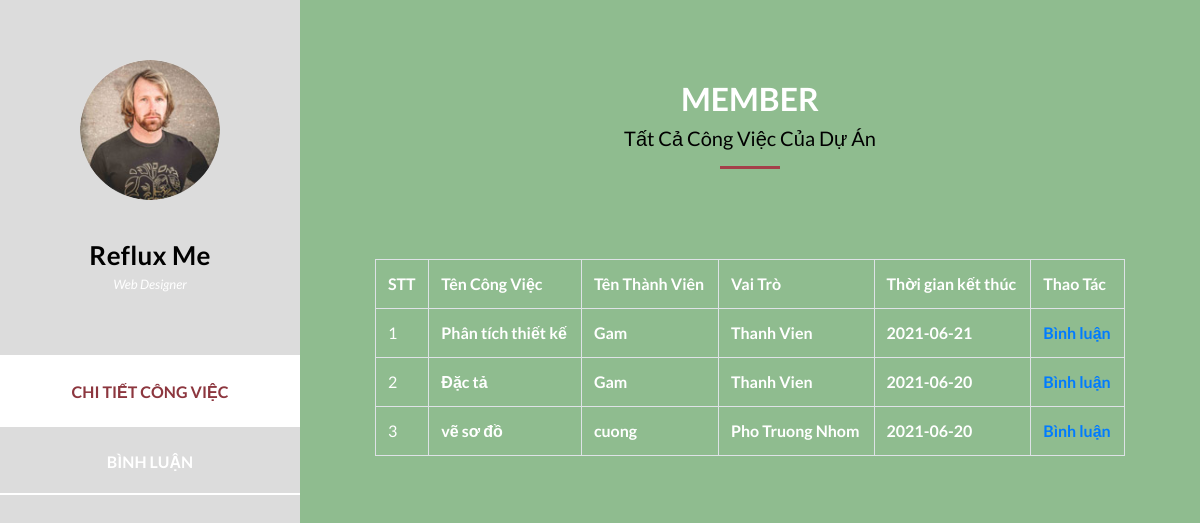
The app's page /QLDA_TV.php?id=DA1 with its own data.
### tables this page shows
CREATE TABLE `phancong` (
  `STT` int(11) NOT NULL,
  `PC_MaDuAn` varchar(50) NOT NULL,
  `PC_MaTTCN` varchar(50) DEFAULT NULL,
  `PC_MaCongViec` varchar(50) DEFAULT NULL,
  `PC_TrangThai` varchar(50) NOT NULL,
  `PC_MaVaiTro` varchar(50) DEFAULT NULL,
  `PC_HanChot` date NOT NULL
);

CREATE TABLE `congviec` (
  `CV_MaCongViec` varchar(50) NOT NULL,
  `CV_TenCongViec` text NOT NULL
);

CREATE TABLE `thongtincanhan` (
  `TTCN_MaTTCN` varchar(50) NOT NULL,
  `TTCN__TenDN` varchar(50) NOT NULL,
  `TTCN__Email` varchar(50) NOT NULL,
  `TTCN__Sdt` int(10) NOT NULL,
  `TTCN__GioiTinh` bit(10) NOT NULL,
  `TTCN__MK` varchar(10) NOT NULL
);

CREATE TABLE `vaitro` (
  `VT_MaVaiTro` varchar(50) NOT NULL,
  `VT_TenVaiTro` text NOT NULL
);

### QLDA_TV.php (the view, shortened to what this page needs)
<!DOCTYPE html>
<html lang="en">
<head>
  <link href="vendor/bootstrap/css/bootstrap.min.css" rel="stylesheet" />
  <link rel="stylesheet" href="assets/css/fontawesome.css" />
  <link rel="stylesheet" href="assets/css/templatemo-style.css" />
  <link rel="stylesheet" href="assets/css/owl.css" />
  <link rel="stylesheet" href="assets/css/lightbox.css" />
</head>
<body>
<?php require_once 'edit.php';?>
  <div id="page-wraper">
    <div class="responsive-nav">
      <div id="menu" class="menu" style="background: #DCDCDC;">
        <div class="container">
          <div class="image"><a href="#"><img src="assets/images/author-image.jpg" alt=""/></a></div>
            <div class="author-content">
              <h4>Reflux Me</h4>
              <span>Web Designer</span>
            </div>
            <nav class="main-nav" role="navigation">
                <ul class="main-menu">
                  <li><a href="#section1">CHI TIẾT CÔNG VIỆC</a></li>
                  <li><a href="#section2">BÌNH LUẬN</a></li>
                </ul>
            </nav>
        </div>
      </div>
    </div>
    <section class="section about-me" data-section="section1">
      <div class="container">
            <div class="section-heading">
              <h2 style="color: White;" >MEMBER</h2>
              <p style="font-size: 20px;">Tất Cả Công Việc Của Dự Án</p>
              <div class="line-dec"></div>
            </div>
            <div class="right-text">
              <table class="table table-bordered" id="TTCN" width="100%" cellspacing="100%">
                <tr>
                  <th>STT</th>
                  <th>Tên Công Việc</th>
                  <th>Tên Thành Viên</th>
                  <th>Vai Trò</th>
                  <th>Thời gian kết thúc</th>
                  <th>Thao Tác</th>
                </tr>
                <tr>
                <?php
                $maduan = $_GET['id'];
                $sql = $conn->query("SELECT TTCN__TenDN,DA_TenDuAn ,VT_TenVaiTro,CV_MaCongViec,CV_TenCongViec, PC_TrangThai,PC_HanChot FROM phancong p
                join duan da on p.PC_MaDuAn = da.DA_MaDuAn
                join vaitro v on p.PC_MaVaiTro = v.VT_MaVaiTro
                join congviec c ON p.PC_MaCongViec = c.CV_MaCongViec
                join thongtincanhan tt on p.PC_MaTTCN = tt.TTCN_MaTTCN
                WHERE PC_MaDuAn = '$maduan'");
                    $STT = 1;
                    while ($row = $sql->fetch_assoc()):
                ?>
                 <td>
                    <?php echo $STT;?>
                  </td>
                  <th><?php echo $row['CV_TenCongViec']?></th>
                  <th><?php echo $row['TTCN__TenDN']?></th>
                  <th><?php echo $row['VT_TenVaiTro']?></th>
                  <th><?php echo $row['PC_HanChot']?></th>
                  <th><a href="./binhluanTV.php?id=<?php echo $_GET['id']?>&cv=<?php echo $row['CV_MaCongViec'] ?>">Bình luận</a></th>
                </tr>
              <?php $STT+=1;
                    endwhile?>
              </table>
            </div>
      </div>
    </section>
      </div>
</body>
</html>

### assets/css/templatemo-style.css (style rules this page uses)
body { font-family: 'Lato', sans-serif; }
#page-wraper { background-color:darkseagreen; -webkit-background-size: cover; -moz-background-size: cover; -o-background-size: cover; background-size: cover; width: 100%; }
body { overflow-x: hidden; }
a, a:hover { text-decoration: none; }
p { font-size: 16px; line-height: 24px; color: black; }
h4 { font-size: 26px; font-weight: 700; color: black; letter-spacing: 0.25px; }
img { width: 100%; overflow: hidden; }
ul { padding: 0; margin: 0; list-style: none; }
ul li { display: inline-block; }
html { -webkit-box-sizing: border-box; -moz-box-sizing: border-box; box-sizing: border-box; }
*, *:before, *:after { -webkit-box-sizing: inherit; -moz-box-sizing: inherit; box-sizing: inherit; }
.container { margin: 0 auto; }
.main-nav { text-align: center; }
.main-nav li:last-child a { border-bottom: 2px solid rgb(255, 255, 255); }
.main-nav li { display: block; }
.main-nav li a { height: 70px; line-height: 70px; display: inline-block; font-size: 16px; font-weight: 700; color: #fff; width: 100%; transition: all 0.5s; border-top: 2px solid #fff; }
.main-nav li:hover a, .main-nav li.active a { background: #fff; color: #8c363e; }
.menu .image { margin-top: 60px; }
.menu .image img { width: 140px; height: 140px; border-radius: 50%; text-align: center; }
.menu .author-content { margin: 40px 0px 60px 0px; }
.menu .author-content h4 { margin-bottom: 0px; }
.menu .author-content span { font-size: 13px; font-style: italic; color: #fff; }
.menu:before, .menu:after { content: ""; display: table; }
.menu:after { clear: both; }
.menu a { text-decoration: none; color: inherit; }
.menu { text-align: center; }
.menu { left: 10%; -webkit-transition: -webkit-transform 233ms cubic-bezier(0, 0, 0.21, 1); -webkit-overflow-scrolling: touch; background-color: #a43f49; box-sizing: border-box; height: 100vh; max-height: 100vh !important; max-width: 80vw !important; min-width: 45px !important; outline: none; overflow-x: hidden !important; overflow-y: auto !important; padding: 0; position: fixed !important; top: calc(0px); width: 20%; will-change: transform; z-index: 9999 !important; }
.section { color: #fff; width: 55%; right: 10%; left: 35%; position: relative; min-height: 100vh; padding-bottom: 80px; border-bottom: 3px solid rgba(250, 250, 250, 0.25); }
.section-heading { text-align: center; padding: 80px 45px; }
.section-heading h2 { font-size: 32px; font-weight: 700; color: #fff; }
.section-heading .line-dec { width: 60px; height: 3px; background-color: #a43f49; margin: 10px auto; }
@media screen and (max-width: 1680px) { .menu { left: 5%; } }
@media screen and (max-width: 1680px) { .section { color: #fff; width: 65%; right: 5%; left: 30%; } }
@media screen and (max-width: 1680px) and (min-width: 846px) { .menu .image { margin-top: 60px; } }
@media screen and (max-width: 1280px) { .menu { left: 0%; } }
.menu .container { padding-left: 0; padding-right: 0; }
@media screen and (max-width: 1280px) and (min-width: 846px) { .menu { width: 25%; } }

### records on screen
phancong: PC_MaCongViec.CV_TenCongViec "Phân tích thiết kế", PC_MaTTCN.TTCN__TenDN "Gam", PC_MaVaiTro.VT_TenVaiTro "Thanh Vien", PC_HanChot "2021-06-21"
phancong: PC_MaCongViec.CV_TenCongViec "Đặc tả", PC_MaTTCN.TTCN__TenDN "Gam", PC_MaVaiTro.VT_TenVaiTro "Thanh Vien", PC_HanChot "2021-06-20"
phancong: PC_MaCongViec.CV_TenCongViec "vẽ sơ đồ", PC_MaTTCN.TTCN__TenDN "cuong", PC_MaVaiTro.VT_TenVaiTro "Pho Truong Nhom", PC_HanChot "2021-06-20"
